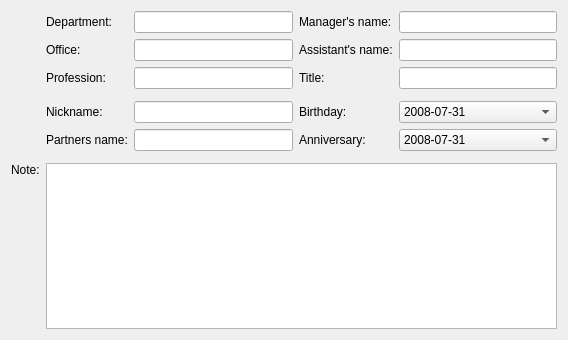
<ui version="4.0" >
 <class>tab2</class>
 <widget class="QWidget" name="tab2" >
  <property name="geometry" >
   <rect>
    <x>0</x>
    <y>0</y>
    <width>568</width>
    <height>340</height>
   </rect>
  </property>
  <layout class="QVBoxLayout" name="verticalLayout" >
   <item>
    <layout class="QGridLayout" name="gridLayout" >
     <item rowspan="2" row="0" column="0" >
      <widget class="QLabel" name="mDepartmentIcon" >
       <property name="text" >
        <string/>
       </property>
      </widget>
     </item>
     <item row="0" column="1" >
      <widget class="QLabel" name="mDepartmentLabel" >
       <property name="text" >
        <string>Department:</string>
       </property>
       <property name="buddy" >
        <cstring>mDepartmentEdit</cstring>
       </property>
      </widget>
     </item>
     <item row="0" column="2" >
      <widget class="KLineEdit" name="mDepartmentEdit" />
     </item>
     <item row="0" column="3" >
      <widget class="QLabel" name="mManaersLabel" >
       <property name="text" >
        <string>Manager's name:</string>
       </property>
       <property name="buddy" >
        <cstring>mManagerEdit</cstring>
       </property>
      </widget>
     </item>
     <item row="0" column="4" >
      <widget class="KPIM::AddresseeLineEdit" name="mManagerEdit" />
     </item>
     <item row="1" column="1" >
      <widget class="QLabel" name="mOfficeLabel" >
       <property name="text" >
        <string>Office:</string>
       </property>
       <property name="buddy" >
        <cstring>mOfficeEdit</cstring>
       </property>
      </widget>
     </item>
     <item row="1" column="2" >
      <widget class="KLineEdit" name="mOfficeEdit" />
     </item>
     <item row="1" column="3" >
      <widget class="QLabel" name="mAssistantsLabel" >
       <property name="text" >
        <string>Assistant's name:</string>
       </property>
       <property name="buddy" >
        <cstring>mAssistantEdit</cstring>
       </property>
      </widget>
     </item>
     <item row="1" column="4" >
      <widget class="KPIM::AddresseeLineEdit" name="mAssistantEdit" />
     </item>
     <item row="2" column="1" >
      <widget class="QLabel" name="mProfessionLabel" >
       <property name="text" >
        <string>Profession:</string>
       </property>
       <property name="buddy" >
        <cstring>mProfessionEdit</cstring>
       </property>
      </widget>
     </item>
     <item row="2" column="2" >
      <widget class="KLineEdit" name="mProfessionEdit" />
     </item>
     <item row="2" column="3" >
      <widget class="QLabel" name="mTitleLabel" >
       <property name="text" >
        <string>Title:</string>
       </property>
       <property name="buddy" >
        <cstring>mTitleEdit</cstring>
       </property>
      </widget>
     </item>
     <item row="2" column="4" >
      <widget class="KLineEdit" name="mTitleEdit" />
     </item>
     <item row="3" column="0" colspan="5" >
      <widget class="KSeparator" name="kseparator" />
     </item>
     <item rowspan="2" row="4" column="0" >
      <widget class="QLabel" name="mPersonalIcon" >
       <property name="text" >
        <string/>
       </property>
      </widget>
     </item>
     <item row="4" column="1" >
      <widget class="QLabel" name="mNicknameLabel" >
       <property name="text" >
        <string>Nickname:</string>
       </property>
       <property name="buddy" >
        <cstring>mNicknameEdit</cstring>
       </property>
      </widget>
     </item>
     <item row="4" column="2" >
      <widget class="KLineEdit" name="mNicknameEdit" />
     </item>
     <item row="4" column="3" >
      <widget class="QLabel" name="mBirthdayLabel" >
       <property name="text" >
        <string>Birthday:</string>
       </property>
       <property name="buddy" >
        <cstring>mBirthdayPicker</cstring>
       </property>
      </widget>
     </item>
     <item row="4" column="4" >
      <widget class="KPIM::KDateEdit" name="mBirthdayPicker" >
       <item>
        <property name="text" >
         <string>2008-07-31</string>
        </property>
       </item>
      </widget>
     </item>
     <item row="5" column="1" >
      <widget class="QLabel" name="mSpouseLabel" >
       <property name="text" >
        <string>Partners name:</string>
       </property>
       <property name="buddy" >
        <cstring>mSpouseEdit</cstring>
       </property>
      </widget>
     </item>
     <item row="5" column="2" >
      <widget class="KPIM::AddresseeLineEdit" name="mSpouseEdit" />
     </item>
     <item row="5" column="3" >
      <widget class="QLabel" name="mAnniversaryLabel" >
       <property name="text" >
        <string>Anniversary:</string>
       </property>
       <property name="buddy" >
        <cstring>mAnniversaryPicker</cstring>
       </property>
      </widget>
     </item>
     <item row="5" column="4" >
      <widget class="KPIM::KDateEdit" name="mAnniversaryPicker" >
       <item>
        <property name="text" >
         <string>2008-07-31</string>
        </property>
       </item>
      </widget>
     </item>
     <item row="6" column="0" colspan="5" >
      <widget class="KSeparator" name="kseparator_2" />
     </item>
     <item row="7" column="0" >
      <widget class="QLabel" name="label_13" >
       <property name="text" >
        <string>Note:</string>
       </property>
       <property name="alignment" >
        <set>Qt::AlignLeading|Qt::AlignLeft|Qt::AlignTop</set>
       </property>
       <property name="buddy" >
        <cstring>mNoteEdit</cstring>
       </property>
      </widget>
     </item>
     <item row="7" column="1" colspan="4" >
      <widget class="QTextEdit" name="mNoteEdit" />
     </item>
    </layout>
   </item>
  </layout>
 </widget>
 <customwidgets>
  <customwidget>
   <class>KPIM::AddresseeLineEdit</class>
   <extends>KLineEdit</extends>
   <header>libkdepim/addresseelineedit.h</header>
  </customwidget>
  <customwidget>
   <class>KPIM::KDateEdit</class>
   <extends>QComboBox</extends>
   <header>libkdepim/kdateedit.h</header>
  </customwidget>
  <customwidget>
   <class>KLineEdit</class>
   <extends>QLineEdit</extends>
   <header>klineedit.h</header>
  </customwidget>
  <customwidget>
   <class>KSeparator</class>
   <extends>QFrame</extends>
   <header>kseparator.h</header>
  </customwidget>
 </customwidgets>
 <resources/>
 <connections/>
</ui>
